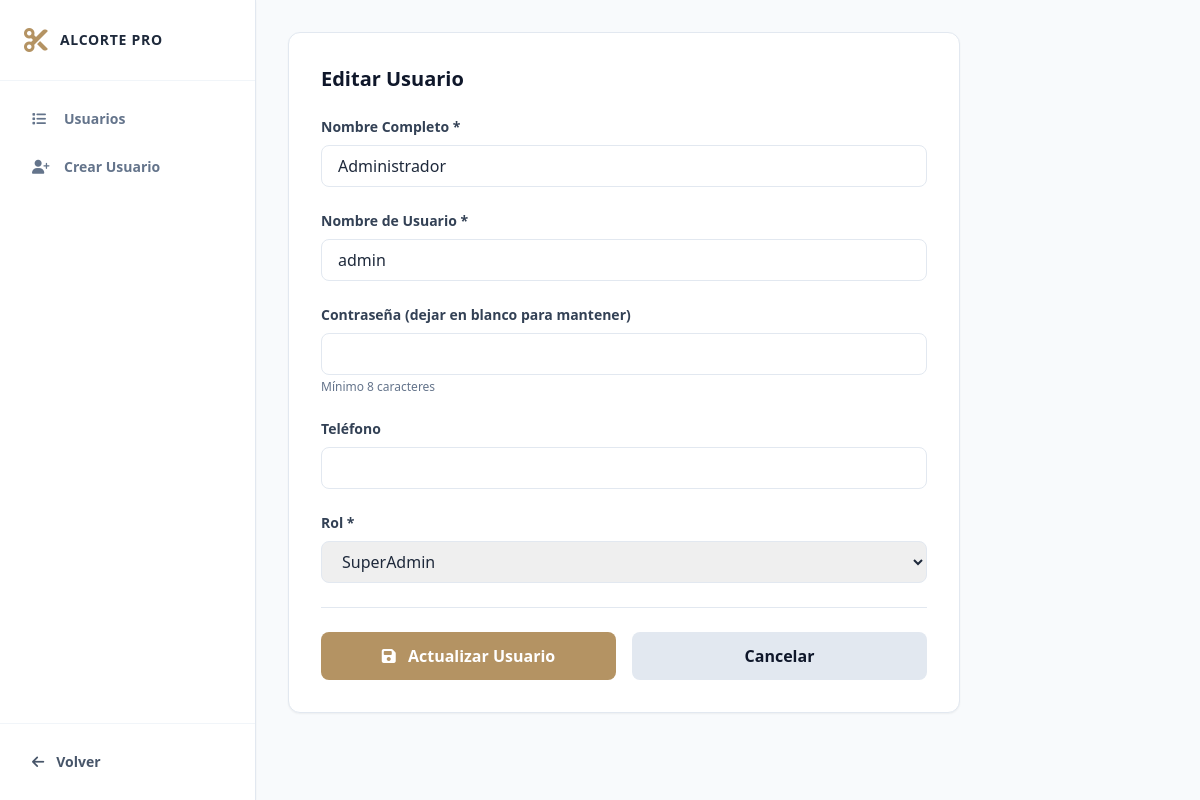
The page /frontend/usuarios.php?page=editar&id=1 (signed in) on the database its author committed.
### tables this page shows
CREATE TABLE IF NOT EXISTS usuarios (
    id INT AUTO_INCREMENT PRIMARY KEY,
    usuario VARCHAR(80) NOT NULL UNIQUE,
    password VARCHAR(255) NOT NULL,
    nombre VARCHAR(150) NOT NULL,
    telefono VARCHAR(30) DEFAULT NULL,
    rol ENUM('superadmin','admin','gerente','barbero','cliente') NOT NULL DEFAULT 'cliente',
    sucursal_id INT DEFAULT NULL,
    barbero_id INT DEFAULT NULL,
    fecha_registro TIMESTAMP DEFAULT CURRENT_TIMESTAMP
);

### frontend/usuarios.php (the view, shortened to what this page needs)
<?php
require_once '../backend/config/config.php';
$page = isset($_GET['page']) ? $_GET['page'] : 'lista';
$edit_id = isset($_GET['id']) ? intval($_GET['id']) : 0;
$edit_user = null;
if ($page == 'editar' && $edit_id) {
    $stmt = $conn->prepare("SELECT * FROM usuarios WHERE id = ?");
    $stmt->bind_param("i", $edit_id);
    $stmt->execute();
    $edit_user = $stmt->get_result()->fetch_assoc();
}
?>
<!DOCTYPE html>
<html lang="es">
<head>
    <script src="https://cdn.tailwindcss.com"></script>
    <link rel="stylesheet" href="https://cdnjs.cloudflare.com/ajax/libs/font-awesome/6.4.0/css/all.min.css">
</head>
<body class="font-sans antialiased">
    <div class="min-h-screen flex">
        <aside class="w-64 bg-white border-r border-slate-200 shadow-sm flex flex-col">
            <div class="p-6 border-b border-slate-100">
                <div class="flex items-center gap-3">
                    <i class="fa-solid fa-scissors text-2xl text-gold"></i>
                    <span class="font-bold text-sm tracking-wider uppercase">AlCorte Pro</span>
                </div>
            </div>
            <nav class="p-4 space-y-1 flex-1">
                <a href="usuarios.php?page=lista" class="flex items-center gap-3 px-4 py-3 text-sm font-semibold rounded-lg <?php echo $page == 'lista' ? 'text-slate-900 bg-slate-100 border-l-4 border-gold' : 'text-slate-500 hover:text-slate-900 hover:bg-slate-50'; ?>">
                    <i class="fa-solid fa-list w-5"></i> Usuarios
                </a>
                <a href="usuarios.php?page=crear" class="flex items-center gap-3 px-4 py-3 text-sm font-semibold rounded-lg <?php echo $page == 'crear' ? 'text-slate-900 bg-slate-100 border-l-4 border-gold' : 'text-slate-500 hover:text-slate-900 hover:bg-slate-50'; ?>">
                    <i class="fa-solid fa-user-plus w-5"></i> Crear Usuario
                </a>
            </nav>
            <div class="p-4 border-t border-slate-100">
                <a href="superadmin.php" class="flex items-center gap-3 px-4 py-3 text-sm font-semibold text-slate-600 hover:text-slate-900">
                    <i class="fa-solid fa-arrow-left"></i> Volver
                </a>
            </div>
        </aside>
        <main class="flex-1 overflow-y-auto">
            <div class="p-8 max-w-6xl mx-auto">
                <?php if ($page == 'lista'): ?>
                    <div class="bg-white border border-slate-200 rounded-xl shadow-sm overflow-hidden">
                        <div class="p-6 border-b border-slate-200">
                            <h2 class="text-xl font-bold text-slate-900">Gestión de Usuarios</h2>
                            <p class="text-sm text-slate-600 mt-1">Administra los usuarios del sistema</p>
                        </div>
                        <div class="overflow-x-auto">
                            <table class="w-full text-sm">
                                <thead>
                                    <tr class="border-b border-slate-200 bg-slate-50">
                                        <th class="px-6 py-3 text-left text-xs font-bold text-slate-600 uppercase">Nombre</th>
                                        <th class="px-6 py-3 text-left text-xs font-bold text-slate-600 uppercase">Usuario</th>
                                        <th class="px-6 py-3 text-left text-xs font-bold text-slate-600 uppercase">Rol</th>
                                        <th class="px-6 py-3 text-left text-xs font-bold text-slate-600 uppercase">Tienda</th>
                                        <th class="px-6 py-3 text-left text-xs font-bold text-slate-600 uppercase">Barbero</th>
                                        <th class="px-6 py-3 text-left text-xs font-bold text-slate-600 uppercase">Acciones</th>
                                    </tr>
                                </thead>
                                <tbody class="divide-y divide-slate-200">
                                    <?php
                                    $users = $conn->query("SELECT u.*, s.nombre as sucursal_nombre, b.nombre as barbero_nombre FROM usuarios u LEFT JOIN sucursales s ON u.sucursal_id = s.id LEFT JOIN barberos b ON u.barbero_id = b.id ORDER BY u.fecha_registro DESC");
                                    if ($users && $users->num_rows > 0) {
                                        while ($u = $users->fetch_assoc()) {
                                            ?>
                                            <tr class="hover:bg-slate-50">
                                                <td class="px-6 py-4 font-semibold text-slate-900"><?php echo htmlspecialchars($u['nombre']); ?></td>
                                                <td class="px-6 py-4 text-slate-600 font-mono"><?php echo htmlspecialchars($u['usuario']); ?></td>
                                                <td class="px-6 py-4">
                                                    <span class="px-2 py-1 text-xs font-bold rounded <?php
                                                        if ($u['rol'] == 'superadmin') echo 'bg-purple-100 text-purple-800';
                                                        elseif ($u['rol'] == 'admin') echo 'bg-blue-100 text-blue-800';
                                                        elseif ($u['rol'] == 'gerente') echo 'bg-amber-100 text-amber-800';
                                                        elseif ($u['rol'] == 'barbero') echo 'bg-emerald-100 text-emerald-800';
                                                        else echo 'bg-slate-100 text-slate-800';
                                                    ?>"><?php echo htmlspecialchars($u['rol']); ?></span>
                                                </td>
                                                <td class="px-6 py-4 text-slate-600"><?php echo htmlspecialchars($u['sucursal_nombre'] ?? '-'); ?></td>
                                                <td class="px-6 py-4 text-slate-600"><?php echo htmlspecialchars($u['barbero_nombre'] ?? '-'); ?></td>
                                                <td class="px-6 py-4 text-right space-x-2">
                                                    <a href="usuarios.php?page=editar&id=<?php echo $u['id']; ?>" class="px-3 py-1 bg-blue-600 text-white text-xs font-bold rounded hover:bg-blue-700">
                                                        <i class="fa-solid fa-pen mr-1"></i> Editar
                                                    </a>
                                                    <?php if ($u['id'] != $_SESSION['user_id']): ?>
                                                        <form action="../backend/processing/usuarios.php" method="POST" style="display:inline;" onsubmit="return confirm('¿Eliminar este usuario?')">
                                                            <input type="hidden" name="csrf_token" value="<?php echo csrf_generate(); ?>">
                                                            <input type="hidden" name="action" value="eliminar_usuario">
                                                            <input type="hidden" name="id" value="<?php echo $u['id']; ?>">
                                                            <button type="submit" class="px-3 py-1 bg-rose-600 text-white text-xs font-bold rounded hover:bg-rose-700">
                                                                <i class="fa-solid fa-trash mr-1"></i> Eliminar
                                                            </button>
                                                        </form>
                                                    <?php endif; ?>
                                                </td>
                                            </tr>
                                            <?php
                                        }
                                    }
                                    ?>
                                </tbody>
                            </table>
                        </div>
                    </div>
                <?php elseif ($page == 'crear' || $page == 'editar'): ?>
                    <div class="bg-white border border-slate-200 rounded-xl shadow-sm p-8 max-w-2xl">
                        <h2 class="text-xl font-bold text-slate-900 mb-6">
                            <?php echo $page == 'crear' ? 'Crear Nuevo Usuario' : 'Editar Usuario'; ?>
                        </h2>
                        <form action="../backend/processing/usuarios.php" method="POST" class="space-y-6">
                            <div>
                                <label class="block text-sm font-bold text-slate-700 mb-2">Nombre Completo *</label>
                                <input type="text" name="nombre" value="<?php echo htmlspecialchars($edit_user['nombre'] ?? ''); ?>" required class="w-full px-4 py-2 border border-slate-200 rounded-lg focus:outline-none focus:border-gold">
                            </div>
                            <div>
                                <label class="block text-sm font-bold text-slate-700 mb-2">Nombre de Usuario *</label>
                                <input type="text" name="usuario" value="<?php echo htmlspecialchars($edit_user['usuario'] ?? ''); ?>" required <?php echo $page == 'editar' ? 'readonly' : ''; ?> class="w-full px-4 py-2 border border-slate-200 rounded-lg focus:outline-none focus:border-gold">
                            </div>
                            <div>
                                <label class="block text-sm font-bold text-slate-700 mb-2">
                                    Contraseña <?php echo $page == 'crear' ? '*' : '(dejar en blanco para mantener)'; ?>
                                </label>
                                <input type="password" name="password" <?php echo $page == 'crear' ? 'required' : ''; ?> class="w-full px-4 py-2 border border-slate-200 rounded-lg focus:outline-none focus:border-gold">
                                <p class="text-xs text-slate-500 mt-1">Mínimo 8 caracteres</p>
                            </div>
                            <div>
                                <label class="block text-sm font-bold text-slate-700 mb-2">Teléfono</label>
                                <input type="tel" name="telefono" value="<?php echo htmlspecialchars($edit_user['telefono'] ?? ''); ?>" class="w-full px-4 py-2 border border-slate-200 rounded-lg focus:outline-none focus:border-gold">
                            </div>
                            <div>
                                <label class="block text-sm font-bold text-slate-700 mb-2">Rol *</label>
                                <select name="rol" id="rol" onchange="toggleRolFields()" required class="w-full px-4 py-2 border border-slate-200 rounded-lg focus:outline-none focus:border-gold">
                                    <option value="superadmin" <?php echo (($edit_user['rol'] ?? '') == 'superadmin') ? 'selected' : ''; ?>>SuperAdmin</option>
                                </select>
                            </div>
                            <div class="flex gap-4 pt-6 border-t border-slate-200">
                                <button type="submit" class="flex-1 px-6 py-3 bg-gold text-white font-bold rounded-lg hover:bg-opacity-90">
                                    <i class="fa-solid fa-save mr-2"></i> <?php echo $page == 'crear' ? 'Crear Usuario' : 'Actualizar Usuario'; ?>
                                </button>
                                <a href="usuarios.php?page=lista" class="flex-1 px-6 py-3 bg-slate-200 text-slate-900 font-bold rounded-lg text-center hover:bg-slate-300">
                                    Cancelar
                                </a>
                            </div>
                        </form>
                    </div>
                <?php endif; ?>
            </div>
        </main>
    </div>
</body>
</html>

### frontend/usuarios.php (style rules this page uses)
body { background-color: #f8fafc; color: #1e293b; }
.text-gold { color: #b49363; }
.bg-gold { background-color: #b49363; }

### rows shown on the page
usuarios: nombre "Administrador", usuario "admin", rol "SuperAdmin"
